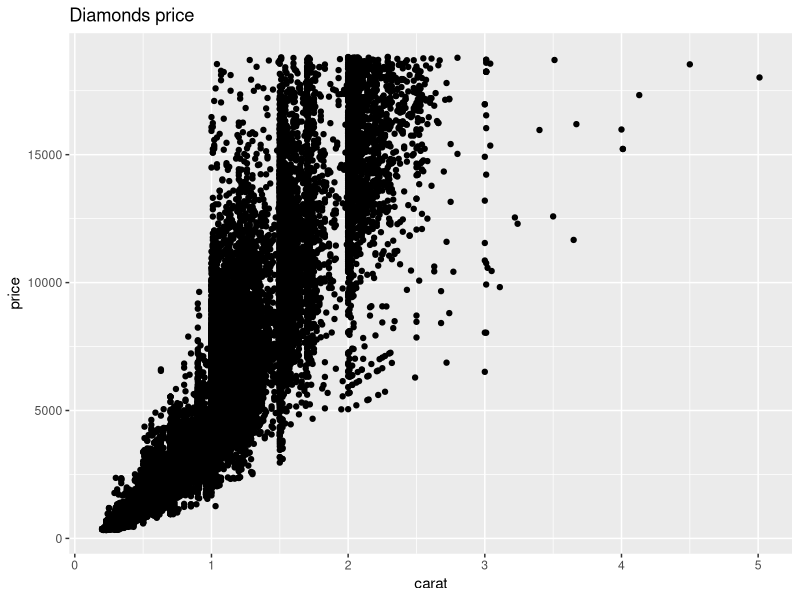
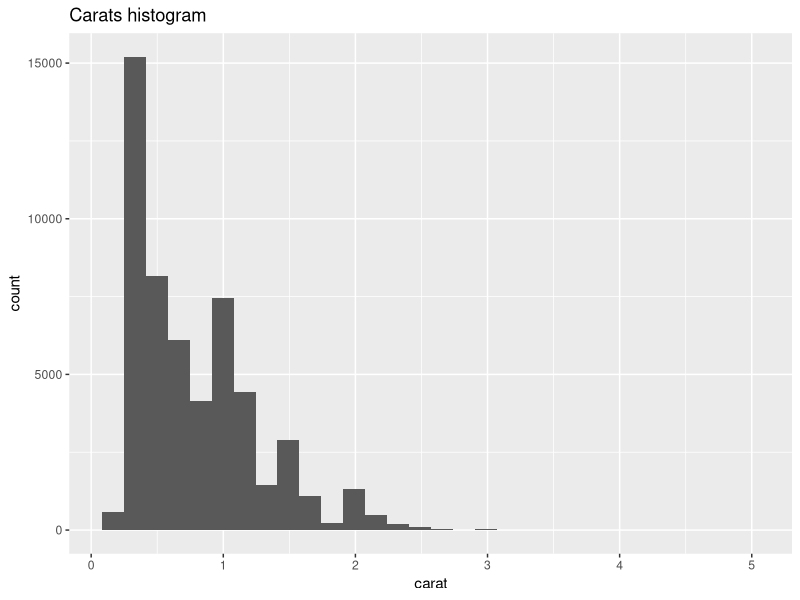

These figures' R source, in order:
## ---- chunk 1
knitr::opts_chunk$set(echo = TRUE)
library(ggplot2)
library(tidyverse)
library(skimr)
library(GGally)
## ---- chunk 2
#Exploring data set diamonds

names(diamonds)
dim(diamonds)
summary(diamonds)
head(diamonds)
tail(diamonds)
skimr::skim(diamonds)
## ---- chunk 3
ggplot(data = diamonds, aes(x = carat, y = price)) + geom_point() + labs(title = "Diamonds price")
## ---- chunk 4
ggplot(data = diamonds, aes(x = carat)) + geom_histogram(aes(fill = price)) + labs(title = "Carats histogram")
